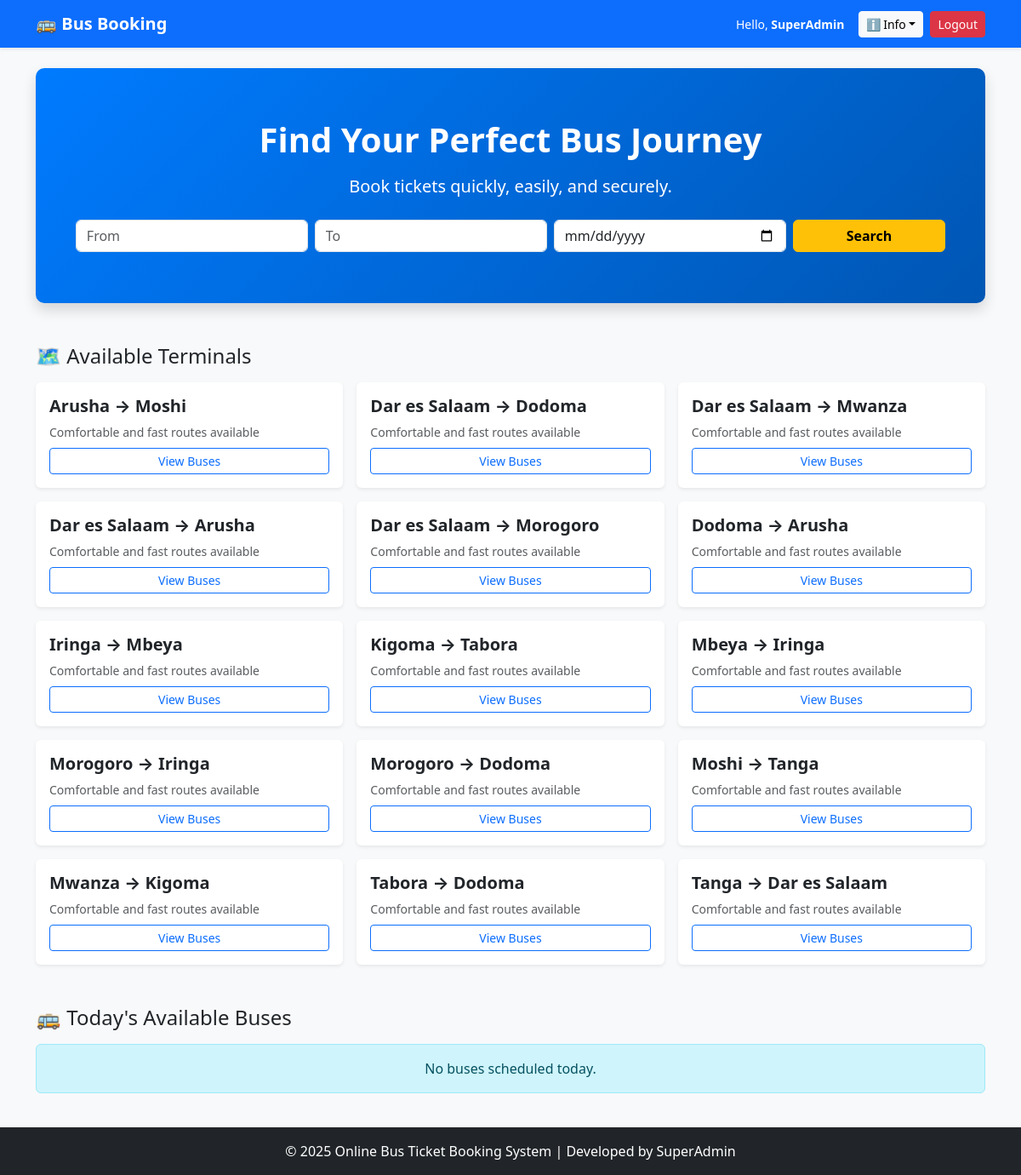
/ (signed in), run on the app's committed database.
### tables this page shows
CREATE TABLE users (
  user_id INT AUTO_INCREMENT PRIMARY KEY,
  full_name VARCHAR(150) NOT NULL,
  email VARCHAR(150) NOT NULL UNIQUE,
  phone VARCHAR(20),
  password VARCHAR(255) NOT NULL,
  is_admin TINYINT(1) DEFAULT 0,
  created_at TIMESTAMP DEFAULT CURRENT_TIMESTAMP,
  updated_at TIMESTAMP DEFAULT CURRENT_TIMESTAMP ON UPDATE CURRENT_TIMESTAMP
);

CREATE TABLE routes (
  route_id INT AUTO_INCREMENT PRIMARY KEY,
  source VARCHAR(100) NOT NULL,
  destination VARCHAR(100) NOT NULL,
  distance_km DECIMAL(10,2),
  estimated_time VARCHAR(50),
  created_at TIMESTAMP DEFAULT CURRENT_TIMESTAMP
);

### public/index.php (the view, shortened to what this page needs)
<?php
require_once '../config.php';
$user_id = $_SESSION['user_id'] ?? 0;
$user = ['full_name' => $_SESSION['name'] ?? '', 'email' => ''];
if ($user_id) {
    $stmt = $mysqli->prepare("SELECT full_name, email FROM users WHERE user_id = ?");
    $stmt->bind_param('i', $user_id);
    $stmt->execute();
    $user = $stmt->get_result()->fetch_assoc();
}
$routes = $mysqli->query("SELECT * FROM routes ORDER BY source ASC")->fetch_all(MYSQLI_ASSOC);
$today = date('Y-m-d');
$available_buses = $mysqli->query("
    SELECT s.schedule_id, b.bus_number, b.bus_type, b.fare,
           r.source, r.destination, s.departure_time, s.arrival_time, s.available_seats
    FROM schedules s
    JOIN buses b ON s.bus_id=b.bus_id
    JOIN routes r ON s.route_id=r.route_id
    WHERE DATE(s.departure_time) >= '$today'
    ORDER BY s.departure_time ASC
")->fetch_all(MYSQLI_ASSOC);
?>
<!doctype html>
<html lang="en">
<head>
<link rel="stylesheet" href="https://cdn.jsdelivr.net/npm/bootstrap@5.3.0/dist/css/bootstrap.min.css">
</head>
<body class="bg-light d-flex flex-column">
<nav class="navbar navbar-expand-lg navbar-dark bg-primary shadow-sm">
  <div class="container">
    <a class="navbar-brand fw-bold" href="index.php">🚌 Bus Booking</a>
    <div class="ms-auto d-flex align-items-center">
      <span class="text-white small me-3">
    Hello, <strong><?= htmlspecialchars($user['full_name'] ?? 'Guest') ?></strong>
    </span>
      <div class="dropdown me-2">
        <button class="btn btn-light btn-sm dropdown-toggle" data-bs-toggle="dropdown">ℹ️ Info</button>
      </div>
      <a href="logout.php" class="btn btn-danger btn-sm">Logout</a>
    </div>
  </div>
</nav>
<main class="container my-4 flex-grow-1">
  <div class="hero shadow">
    <h1 class="fw-bold mb-3">Find Your Perfect Bus Journey</h1>
    <p class="lead mb-4">Book tickets quickly, easily, and securely.</p>
    <form method="POST" class="row g-2 justify-content-center">
      <div class="col-md-3">
        <input type="text" name="from" class="form-control" placeholder="From" required>
      </div>
      <div class="col-md-3">
        <input type="text" name="to" class="form-control" placeholder="To" required>
      </div>
      <div class="col-md-3">
        <input type="date" name="date" class="form-control" required>
      </div>
      <div class="col-md-2">
        <button type="submit" class="btn btn-warning w-100 fw-bold">Search</button>
      </div>
    </form>
  </div>
  <h4 class="mt-5 mb-3">🗺️ Available Terminals</h4>
  <div class="row g-3">
    <?php foreach ($routes as $r): ?>
      <div class="col-md-4">
        <div class="card shadow-sm border-0">
          <div class="card-body">
            <h5 class="fw-bold"><?= htmlspecialchars($r['source']) ?> → <?= htmlspecialchars($r['destination']) ?></h5>
            <p class="small text-muted mb-2">Comfortable and fast routes available</p>
            <form method="POST">
              <button class="btn btn-outline-primary btn-sm w-100">View Buses</button>
            </form>
          </div>
        </div>
      </div>
    <?php endforeach; ?>
  </div>
  <h4 class="mt-5 mb-3">🚌 Today's Available Buses</h4>
  <?php if ($available_buses): ?>
    <table class="table table-hover table-striped shadow-sm">
      <thead class="table-success text-center">
        <tr>
          <th>Bus</th><th>Route</th><th>Departure</th><th>Arrival</th><th>Seats</th><th>Fare</th><th>Action</th>
        </tr>
      </thead>
      <tbody>
        <?php foreach ($available_buses as $b): ?>
          <tr>
            <td><?= htmlspecialchars($b['bus_number']) ?> (<?= htmlspecialchars($b['bus_type']) ?>)</td>
            <td><?= htmlspecialchars($b['source']) ?> → <?= htmlspecialchars($b['destination']) ?></td>
            <td><?= date('d M Y, h:i A', strtotime($b['departure_time'])) ?></td>
            <td><?= date('d M Y, h:i A', strtotime($b['arrival_time'])) ?></td>
            <td><?= (int)$b['available_seats'] ?></td>
            <td>₹<?= number_format($b['fare'], 2) ?></td>
            <td>
              <?php if ($b['available_seats'] > 0): ?>
                <form method="POST" action="book.php" class="d-inline">
                  <input type="hidden" name="schedule_id" value="<?= (int)$b['schedule_id'] ?>">
                  <div class="input-group input-group-sm">
                    <input type="number" name="seats" min="1" max="<?= (int)$b['available_seats'] ?>" value="1" class="form-control" required>
                    <button class="btn btn-success btn-sm" type="submit">Book</button>
                  </div>
                </form>
              <?php else: ?>
                <span class="text-danger">Full</span>
              <?php endif; ?>
            </td>
          </tr>
        <?php endforeach; ?>
      </tbody>
    </table>
  <?php else: ?>
    <div class="alert alert-info text-center">No buses scheduled today.</div>
  <?php endif; ?>
</main>
<footer class="text-center py-3 bg-dark text-white mt-auto">
  &copy; <?= date('Y') ?> Online Bus Ticket Booking System | Developed by <?= htmlspecialchars($_SESSION['name']) ?>
</footer>
</body>
</html>

### public/index.php (style rules this page uses)
body { min-height: 100vh; display: flex; flex-direction: column; }
main { flex: 1; }
footer { margin-top: auto; }
.hero { background: linear-gradient(135deg, #007bff 0%, #0056b3 100%); color: white; padding: 60px 0; text-align: center; border-radius: 10px; margin-bottom: 30px; }

### data on the page
users: full_name "SuperAdmin"
routes: source "Arusha", destination "Moshi"
routes: source "Dar es Salaam", destination "Dodoma"
routes: source "Dar es Salaam", destination "Mwanza"
routes: source "Dar es Salaam", destination "Arusha"
routes: source "Dar es Salaam", destination "Morogoro"
routes: source "Dodoma", destination "Arusha"
routes: source "Iringa", destination "Mbeya"
routes: source "Kigoma", destination "Tabora"
routes: source "Mbeya", destination "Iringa"
routes: source "Morogoro", destination "Iringa"
routes: source "Morogoro", destination "Dodoma"
routes: source "Moshi", destination "Tanga"
routes: source "Mwanza", destination "Kigoma"
routes: source "Tabora", destination "Dodoma"
routes: source "Tanga", destination "Dar es Salaam"

### other printed values
$_SESSION['name'] "SuperAdmin"
